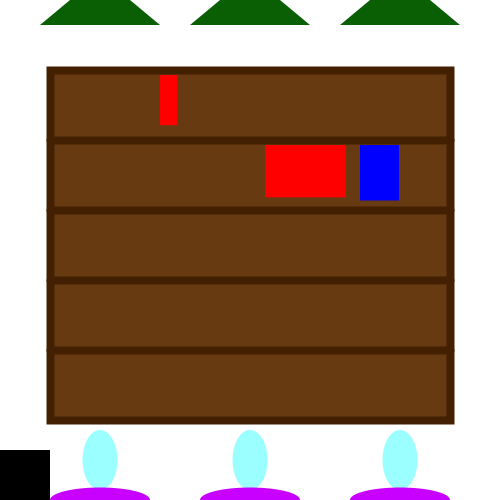
Frame 1 (no input)
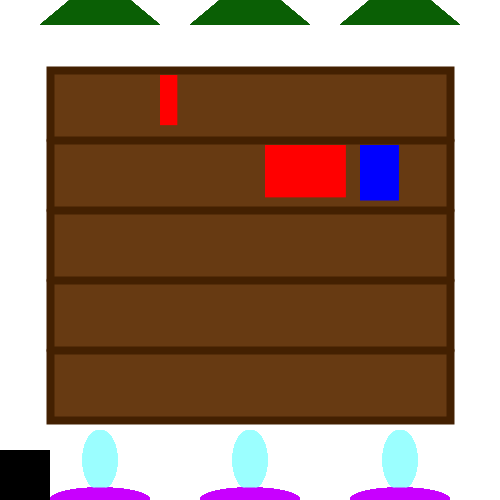
Frame 60 (the mouse pressed at the canvas centre just before this capture)
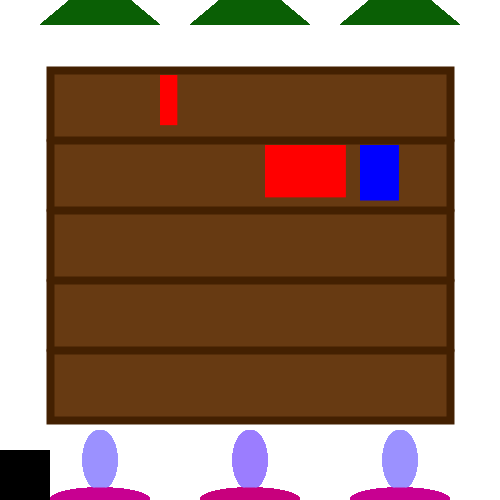
Frame 120 (the mouse held since frame 60 and released just before this capture)

The Processing sketch that drew these frames (run headless with seeded random() and noise(); from frame 60 on, the mouse is pressed at the canvas centre):

// Processing sketch: processing_72962
// ── processing_72962.pde

/*****************************************
 * Assignment 3
 * Name:         Michelle Neuburger
 * E-mail:       mneuburger@brynmawr.edu
 * Course:       CS 110 - Section 1
 * Submitted:    10/3/2012
 * 
 * Drawing lamps above and people near a bookshelf with books using functions.
 ***********************************************/

//variables
int u = 0; //blackwhite background
float x; //book x position
float y; //book y position

//setup: size, background, draw shelf, light switch, first 3 books
void setup() {
  size(500, 500);
  background(255);
  drawShelf();
  drawRed();
  drawBlue();
  drawRed();
  fill(0);
  noStroke();
  rect(0,450,50,50);
}

//draw 3 people, 3 lamps
void draw() {
  drawPerson(100);
  drawPerson(250);
  drawPerson(400);
  drawLamp(100);
  drawLamp(250);
  drawLamp(400);
}

//redrawing background and drawing books during specific keypresses
void keyPressed() {
  if (key == 'b') {
    blackWhite();
    u = u + 1;
  } else if (key == 'h') {
    drawRed();
  } else if (key == 'l') {
    drawBlue();
  }
}

//blackwhite: alternate white and black background
//redraw shelf and off switch on "b" key press
void blackWhite() {
  if (u%2 == 0) {
    fill(0);
  } else {
    fill(255);
  }
  noStroke();
  rect(0, 0, 500, 500);
  drawShelf();
  if (u%2 == 0) {
    fill(255);
   } else {
    fill(0);
   }
   noStroke();
   rect(0,450,50,50);
}

//draw shelf: brown rectangle, lines for shelves
void drawShelf() {
  stroke(67, 32, 1);
  strokeWeight(8);
  fill(103, 58, 18);
  rect(50, 70, 400, 350);
  int s = 140;
  while (s < 420) {
    line(50, s, 450, s);
    s = s + 70;
  }
}

//set x and y variables for random placement of books
void bookPlacement() {
  int n = int(random(1, 5));
  int f = int(random(1, 6));
  if (n == 1) {
    x = 55;
  } else if (n == 2) {
    x = 160;
  } else if (n == 3) {
    x = 265;
  } else if (n == 4) {
    x = 360;
  }
  if (f == 1) {
    y = 75;
  } else if (f == 2) {
    y = 145;
  } else if (f == 3) {
    y = 215;
  } else if (f == 4) {
    y = 287;
  } else if (f == 5) {
    y = 357;
  }
  //print variable values for troubleshooting
  println("n = " + n);
  println("x = " + x);
  println("f = " + f);
  println("y = " + y);
}

//draw the red book
void drawRed() {
  float bookWidth;
  float bookHeight;
  bookPlacement();
  bookWidth = random(85);
  bookHeight = random(50, 60);
  fill(255, 0, 0);
  noStroke();
  rect(x, y, bookWidth, bookHeight);
}

//draw the blue book
void drawBlue() {
  float bookWidth;
  float bookHeight;
  bookPlacement();
  bookWidth = random(85);
  bookHeight = random(50, 60);
  noStroke();
  fill(0, 0, 255);
  rect(x, y, bookWidth, bookHeight);
}

//draw people (shirts and hand
void drawPerson(int personX) {
  float distance = dist(personX, 500, mouseX, mouseY);
  noStroke();
  fill(155, (distance/2), 255);
  ellipse(personX, 460,35, 60);
  fill(200, 0, (distance/2));
  ellipse(personX, 500, 100, 25);
}

//draw lamps
void drawLamp(int lampX) {
  fill(10,95,5);
  beginShape();
   vertex((lampX - 60),25);
   vertex((lampX + 60),25);
   vertex((lampX + 30),0);
   vertex((lampX - 30),0);
  endShape(CLOSE);
  if (((mouseX < (lampX + 60)) && (mouseX > (lampX - 60))) && (mouseY < 25)) {
    fill(255,247,3);
    ellipse(lampX, 30, 55, 45);
  } else if ((mouseY > 450) && (mouseX < 50)) {
    if (u%2 == 0) {
    fill(255);
    } else {
    fill(0);
    }
    rect(0,25,500,30);
  }
}
